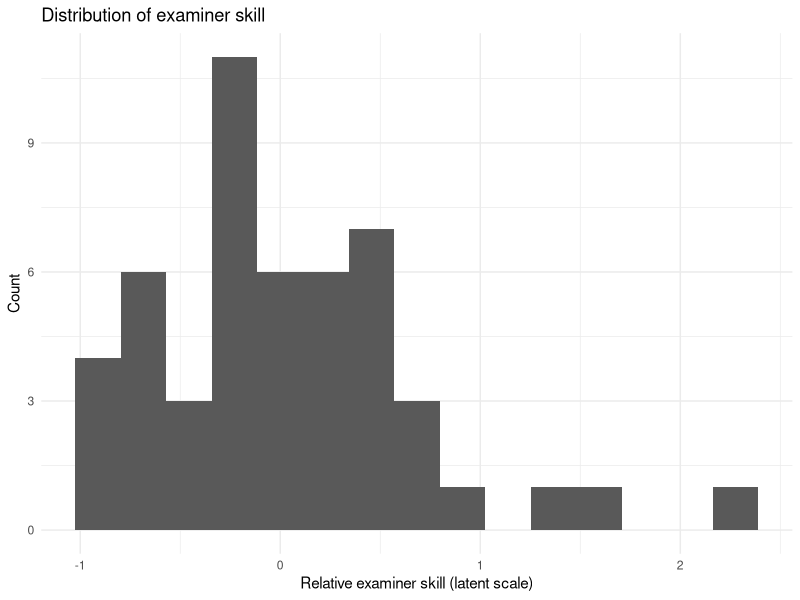
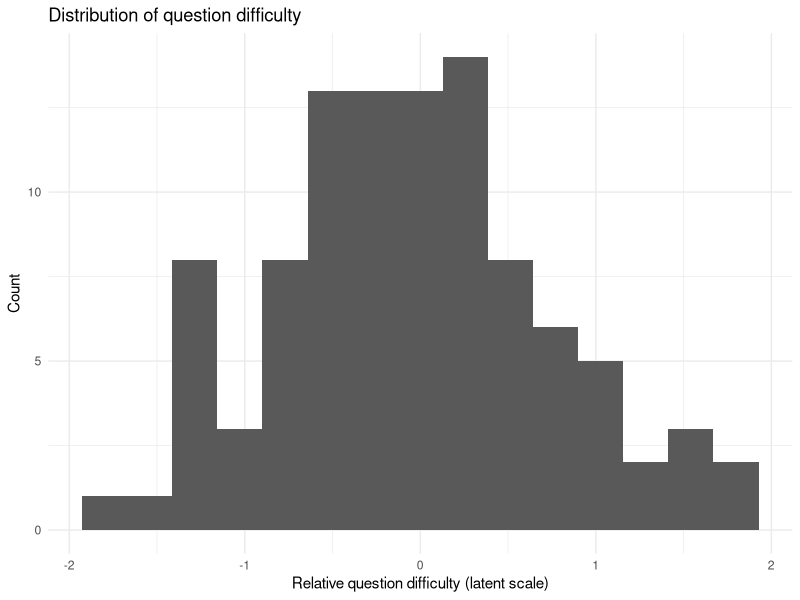
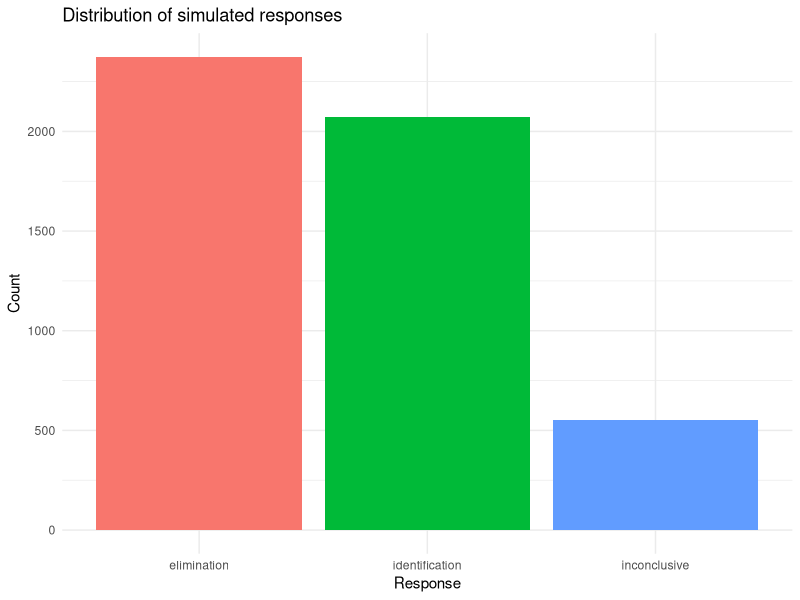

Write R code to recreate these figures, in order.
## ---- chunk 1
# Preamble
list.of.packages <- c("tidyverse", "ggthemes")
new.packages <- list.of.packages[!(list.of.packages %in% installed.packages()[,"Package"])]
if(length(new.packages)) install.packages(new.packages)
## ---- chunk 2
set.seed(123)

# Parameters
n_examiners <- 50
n_comparisons <- 100
match_rate <- 0.5  # 50% same-source comparisons

# Baseline response probabilities
false_positive_rate <- 0.02
false_negative_rate <- 0.05
inconclusive_rate <- 0.1

# Heterogeneity parameters
examiner_sd <- 0.7
question_sd <- 0.8
## ---- chunk 3
library(dplyr)
library(tidyr)
library(purrr)
library(ggplot2)
## ---- chunk 4
comparison_set <- tibble(
  question_id = 1:n_comparisons,
  ground_truth = rbinom(n_comparisons, 1, match_rate),
  question_difficulty = rnorm(n_comparisons, mean = 0, sd = question_sd)
)
## ---- chunk 5
examiner_panel <- tibble(
  examiner_id = paste0("E", 1:n_examiners),
  examiner_skill = rnorm(n_examiners, mean = 0, sd = examiner_sd),
  examiner_inconclusive_tendency = rnorm(n_examiners, mean = 0, sd = examiner_sd / 2)
)
## ---- chunk 6
sim_test <- tidyr::crossing(examiner_panel, comparison_set) %>%
  mutate(
    ground_truth_label = if_else(ground_truth == 1, "same-source", "different-source"),
    decision_challenge = question_difficulty - examiner_skill
  ) %>%
  arrange(examiner_id, question_id)
## ---- chunk 7
head(sim_test)
dim(sim_test) # there are 50 examiners, with 100 questions each, for 5000 total responses
## ---- chunk 8
# Response model for a single examiner-comparison pair.
simulate_response <- function(ground_truth,
                              decision_challenge,
                              examiner_inconclusive_tendency,
                              false_positive_rate,
                              false_negative_rate,
                              inconclusive_rate) {
  if (ground_truth == 1) {
    error_probability <- plogis(qlogis(false_negative_rate) + decision_challenge)
  } else {
    error_probability <- plogis(qlogis(false_positive_rate) + decision_challenge)
  }

  inconclusive_probability <- plogis(
    qlogis(inconclusive_rate) +
      0.5 * decision_challenge +
      examiner_inconclusive_tendency
  )

  total_probability <- error_probability + inconclusive_probability

  if (total_probability >= 0.95) {
    scaling_factor <- 0.95 / total_probability
    error_probability <- error_probability * scaling_factor
    inconclusive_probability <- inconclusive_probability * scaling_factor
  }

  p <- runif(1)

  if (ground_truth == 1) {
    if (p < error_probability) {
      "elimination"
    } else if (p < error_probability + inconclusive_probability) {
      "inconclusive"
    } else {
      "identification"
    }
  } else {
    if (p < error_probability) {
      "identification"
    } else if (p < error_probability + inconclusive_probability) {
      "inconclusive"
    } else {
      "elimination"
    }
  }
}
## ---- chunk 9
sim_data <- sim_test %>%
  mutate(
    response = purrr::pmap_chr(
      list(
        ground_truth = ground_truth,
        decision_challenge = decision_challenge,
        examiner_inconclusive_tendency = examiner_inconclusive_tendency
      ),
      simulate_response,
      false_positive_rate = false_positive_rate,
      false_negative_rate = false_negative_rate,
      inconclusive_rate = inconclusive_rate
    )
  )
## ---- chunk 10
head(sim_data)
## ---- chunk 11
sim_data_summary <- tibble(
  quantity = c(
    "Rows in simulated dataset",
    "Examiners",
    "Questions",
    "Same-source comparisons",
    "Different-source comparisons",
    "Identification responses",
    "Elimination responses",
    "Inconclusive responses",
    "Mean examiner skill",
    "Mean question difficulty",
    "Mean decision challenge"
  ),
  value = c(
    nrow(sim_data),
    n_distinct(sim_data$examiner_id),
    n_distinct(sim_data$question_id),
    mean(sim_data$ground_truth == 1),
    mean(sim_data$ground_truth == 0),
    mean(sim_data$response == "identification"),
    mean(sim_data$response == "elimination"),
    mean(sim_data$response == "inconclusive"),
    mean(sim_data$examiner_skill),
    mean(sim_data$question_difficulty),
    mean(sim_data$decision_challenge)
  )
) %>%
  mutate(
    value = case_when(
      quantity %in% c(
        "Rows in simulated dataset",
        "Examiners",
        "Questions"
      ) ~ as.character(round(value, 0)),
      grepl("Mean", quantity) ~ sprintf("%.2f", value),
      TRUE ~ scales::percent(value, accuracy = 0.1)
    )
  )

sim_data_summary
## ---- chunk 12
ggplot(examiner_panel, aes(x = examiner_skill)) +
  geom_histogram(bins = 15) +
  labs(
    title = "Distribution of examiner skill",
    x = "Relative examiner skill (latent scale)",
    y = "Count"
  ) +
  theme_minimal()
## ---- chunk 13
ggplot(comparison_set, aes(x = question_difficulty)) +
  geom_histogram(bins = 15) +
  labs(
    title = "Distribution of question difficulty",
    x = "Relative question difficulty (latent scale)",
    y = "Count"
  ) +
  theme_minimal()
## ---- chunk 14
sim_data %>%
  count(response) %>%
  ggplot(aes(x = response, y = n, fill = response)) +
  geom_col(show.legend = FALSE) +
  labs(
    title = "Distribution of simulated responses",
    x = "Response",
    y = "Count"
  ) +
  theme_minimal()
## ---- chunk 15
question_level_metrics <- sim_data %>%
  mutate(
    correct = case_when(
      ground_truth == 1 & response == "identification" ~ TRUE,
      ground_truth == 0 & response == "elimination" ~ TRUE,
      response == "inconclusive" ~ NA,
      TRUE ~ FALSE
    ),
    is_inconclusive = response == "inconclusive",
    is_fp = response == "identification" & ground_truth == 0,
    is_fn = response == "elimination" & ground_truth == 1,
    is_tp = response == "identification" & ground_truth == 1,
    is_tn = response == "elimination" & ground_truth == 0
  )

# Preview of metrics for each comparison
head(question_level_metrics)

## ---- chunk 16
# Summarizing performance by examiner.
examiner_performance <- question_level_metrics %>%
  group_by(examiner_id) %>%
  summarise(
    n_comparisons = n(),
    accuracy = mean(correct, na.rm = TRUE),
    inconclusive_rate = mean(is_inconclusive, na.rm = TRUE),
    false_positive_rate = mean(is_fp, na.rm = TRUE),
    false_negative_rate = mean(is_fn, na.rm = TRUE),
    true_positive_rate = mean(is_tp, na.rm = TRUE),
    true_negative_rate = mean(is_tn, na.rm = TRUE),
    .groups = "drop"
  )

# Preview the summarized data by examiner
head(examiner_performance)
## ---- chunk 17
# Summarizing performance across all examiners
overall_summary <- examiner_performance %>%
  summarise(
    mean_accuracy = mean(accuracy, na.rm = TRUE),
    mean_inconclusive_rate = mean(inconclusive_rate, na.rm = TRUE),
    mean_false_positive_rate = mean(false_positive_rate, na.rm = TRUE),
    mean_false_negative_rate = mean(false_negative_rate, na.rm = TRUE),
    mean_true_positive_rate = mean(true_positive_rate, na.rm = TRUE),
    mean_true_negative_rate = mean(true_negative_rate, na.rm = TRUE)
  )

# Preview the overall summary
overall_summary
## ---- chunk 18

n_small=10
n_medium=100
n_large=500


p=0.95 # sensitivity
E=0.03 # desired margin of error
Z=1.96 # confidence level: 95%

n1=(Z^2 * p*(1-p))/ E^2
n1

p2=0.85 # specificity
n2=(Z^2 * p2*(1-p2))/ E^2
n2

# Adjusting for Examiner Clustering (Design Effect)

rho=0.05 # intra-class correlation
m=20 # number of trials per examiner

DE = 1+(m-1)*rho # desired effect
DE

matches = n1*DE
nonmatches = n2*DE
trials=matches*2

matches
nonmatches
trials

n_examiners = trials/20
n_examiners

#Summary
# Estimated sample size: ~400 known match comparisons and ~1,100 known non-match comparisons
# Assuming 20 trials per examiner, recruit ~40–60 examiners
# Design accounts for examiner clustering and ±3% margin of error
